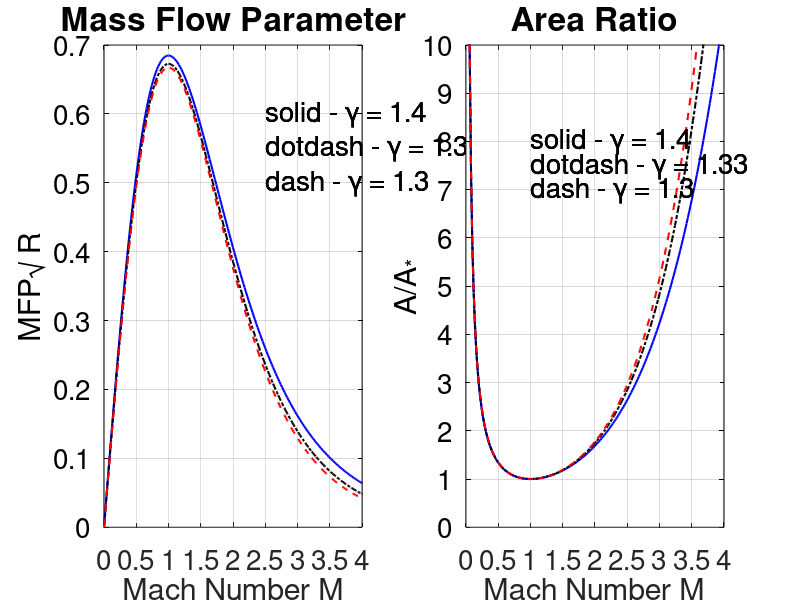
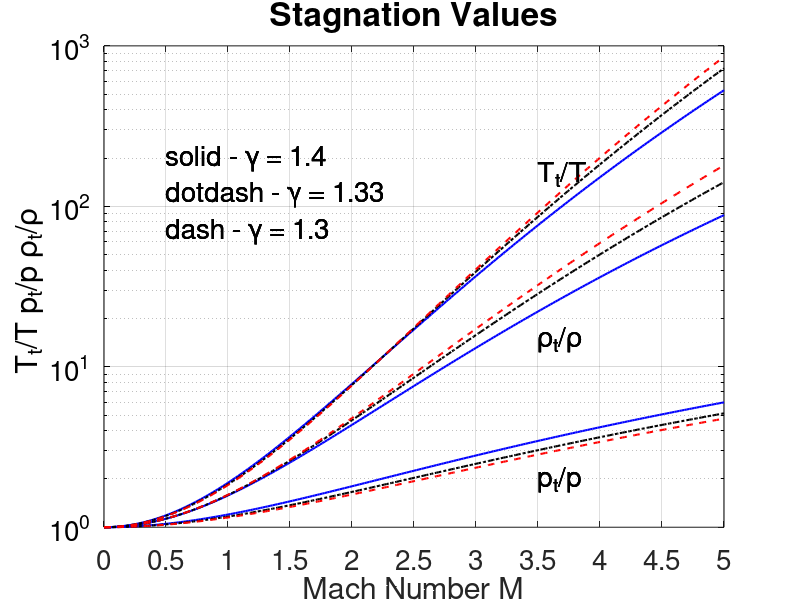
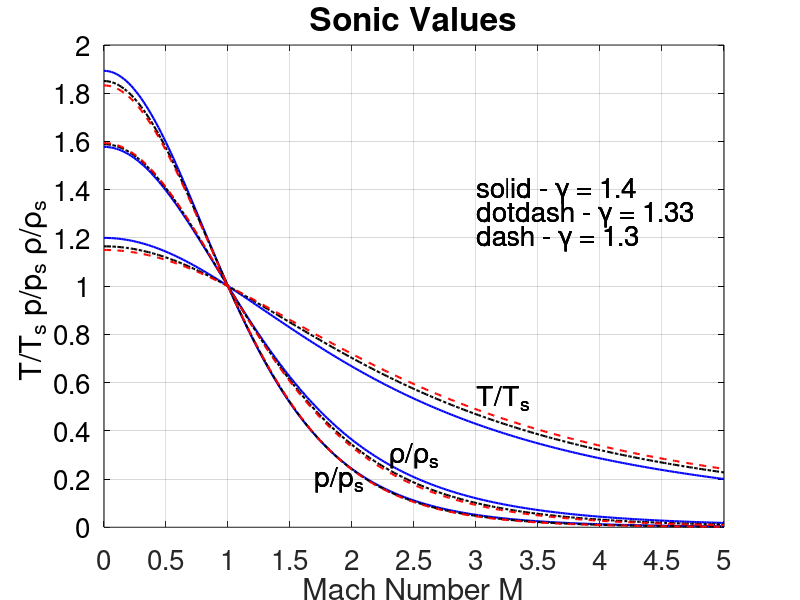

Write MATLAB code to recreate these figures, in order.
% ----------------------------------------------------------------------------------------
% -------- Stagnation and Sonic values and Mass Flow Parameter ------------
% ----------------------------------------------------------------------------------------
lwd = 1.5; mks = 11; fsz=20; fszt=24; fw='b'; fwt='b'; d2r=pi/180; R=287;

R = 287;
Mmax=5;     % Choose maximum value of Mach number
Mint=0.02;  % Choose the interval
M=[0:Mint:Mmax];
nn=length(M);

MFP=zeros(size(M));
AbyAs=zeros(size(M));
TtbyT=zeros(size(M));
ptbyp=zeros(size(M));
rtbyr=zeros(size(M));
TbyTs=zeros(size(M));
pbyps=zeros(size(M));
rbyrs=zeros(size(M));

for m=1:3
    if(m==1)
        gam=1.4; col='-b'; clt='b'; txt='\gamma = 1.4';
        txtxl=2.4; txtyl=0.3; txtxr=3.0; txtyr=4;
    end
    if(m==2)
        gam=1.33; col='-.k'; clt='k'; txt='\gamma = 1.33';
        txtxl=2; txtyl=0.2; txtxr=2.4; txtyr=5;
        txtt=3.0; tytt=1.e3; txts=3.0; tyts=1.0;
    end
    if(m==3)
        gam=1.3; col='--r'; clt='r'; txt='\gamma = 1.3';
        txtxl=2.6; txtyl=0.1; txtxr=2.55; txtyr=6;
        txtt=3.0; tytt=1.e3; txts=3.0; tyts=1.0;
    end
    
    for n=1:nn
        MFP(n)=sqrt(gam)*M(n)*(1+0.5*(gam-1)*M(n)*M(n))^(-0.5*(gam+1)/(gam-1));
        AbyAs(n)=(1/M(n))*(2*(1+0.5*(gam-1)*M(n)*M(n))/(gam+1))^(0.5*(gam+1)/(gam-1));
        TtbyT(n)=1+0.5*(gam-1)*M(n)^2;
        ptbyp(n)=TtbyT(n)^(gam/(gam-1));
        rtbyr(n)=ptbyp(n)/TtbyT(n);
        TbyTs(n)=2*(1+0.5*(gam-1)*M(n)^2)/(gam+1);
        TbyTs(n)=1/TbyTs(n);
        pbyps(n)=TbyTs(n)^(gam/(gam-1));
        rbyrs(n)=pbyps(n)/TbyTs(n);
    end
    % if(m==1)
    % [M(31) M(43) M(51)]
    % [MFP(31) MFP(43) MFP(51)] % print MFP for M = 0.6, 0.85, 1.0
    % end
    
    figure(2)
    subplot(1,2,1)
    plot(M,MFP,col,'linewidth',lwd); hold on;
    % text(txtxl,txtyl,txt,'fontsize',fsz);
    set(gca,'xlim',[0 4],'xtick',[0:0.5:4],'fontsize',fsz);grid on;
    set(gca,'ylim',[0 0.7],'ytick',[0:0.1:0.7],'fontsize',fsz)
    xlabel('Mach Number M');set(gca,'ycolor','black','fontsize',fsz);
    ylabel('MFP\surd R');set(gca,'ycolor','black','fontsize',fsz);
    title('Mass Flow Parameter','fontsize',fszt);
    text(2.5,0.6,'solid - \gamma = 1.4','fontsize',fsz);
    text(2.5,0.55,'dotdash - \gamma = 1.33','fontsize',fsz);
    text(2.5,0.5,'dash - \gamma = 1.3','fontsize',fsz);
    
    subplot(1,2,2)
    plot(M,AbyAs,col,'linewidth',lwd); hold on;
    % text(txtxr,txtyr,txt,'fontsize',fsz);
    set(gca,'xlim',[0 4],'xtick',[0:0.5:4],'fontsize',fsz);grid on;
    set(gca,'ylim',[0 10],'ytick',[0:1:10],'fontsize',fsz)
    xlabel('Mach Number M');set(gca,'ycolor','black','fontsize',fsz);
    ylabel('A/A_*');set(gca,'ycolor','black','fontsize',fsz);
    title('Area Ratio','fontsize',fszt);
    text(1,8.0,'solid - \gamma = 1.4','fontsize',fsz);
    text(1,7.5,'dotdash - \gamma = 1.33','fontsize',fsz);
    text(1,7.0,'dash - \gamma = 1.3','fontsize',fsz);
    
    figure(3)
    semilogy(M,TtbyT,col,'linewidth',lwd); hold on;
    semilogy(M,ptbyp,col,'linewidth',lwd); hold on;
    semilogy(M,rtbyr,col,'linewidth',lwd); hold on;
    set(gca,'xlim',[0 Mmax],'xtick',[0:0.5:Mmax],'fontsize',fsz);grid on;
    %set(gca,'ylim',[0 0.7],'ytick',[0:0.1:0.7],'fontsize',fsz)
    xlabel('Mach Number M');set(gca,'ycolor','black','fontsize',fsz);
    ylabel('T_t/T p_t/p \rho_t/\rho ');set(gca,'ycolor','black','fontsize',fsz);
    title('Stagnation Values','fontsize',fszt);
    text(0.5,200,'solid - \gamma = 1.4','fontsize',fsz);
    text(0.5,120,'dotdash - \gamma = 1.33','fontsize',fsz);
    text(0.5,70,'dash - \gamma = 1.3','fontsize',fsz);
    text(3.5,160,'T_t/T ','fontsize',fsz);
    text(3.5,15,'\rho_t/\rho ','fontsize',fsz);
    text(3.5,2,'p_t/p','fontsize',fsz);
    
    figure(4)
    plot(M,TbyTs,col,'linewidth',lwd); hold on;
    plot(M,pbyps,col,'linewidth',lwd); hold on;
    plot(M,rbyrs,col,'linewidth',lwd); hold on;
    set(gca,'xlim',[0 Mmax],'xtick',[0:0.5:Mmax],'fontsize',fsz);grid on;
    set(gca,'ylim',[0 2],'ytick',[0:0.2:2],'fontsize',fsz)
    xlabel('Mach Number M');set(gca,'ycolor','black','fontsize',fsz);
    ylabel('T/T_s p/p_s \rho/\rho_s ');set(gca,'ycolor','black','fontsize',fsz);
    title('Sonic Values','fontsize',fszt);
    text(3,1.4,'solid - \gamma = 1.4','fontsize',fsz);
    text(3,1.3,'dotdash - \gamma = 1.33','fontsize',fsz);
    text(3,1.2,'dash - \gamma = 1.3','fontsize',fsz);
    text(3,0.54,'T/T_s','fontsize',fsz);
    text(2.3,0.3,'\rho/\rho_s','fontsize',fsz);
    text(1.7,0.2,'p/p_s','fontsize',fsz);
    
% ------ Generate Table of Values ------
    
    Table=1;
    if (Table==1)
        A=[M; AbyAs; MFP; TtbyT; ptbyp; rtbyr; TbyTs; pbyps; rbyrs];
        fprintf('\n\n%38s %4.2f',' gamma =',gam);
        fprintf('\n\n%4s %9s %16s %9s %12s %14s %9s %12s %14s\n\n', ...
            'M','A/A*','MFP*sqrt(R)','Tt/T','pt/p','rhot/rho','T/Ts','p/ps','rho/rhos');
        fprintf('%5.2f %12.5e %12.5e %12.5e %12.5e %12.5e %12.5e %12.5e %12.5e\n',A)
        fprintf('\n%4s %9s %16s %9s %12s %14s %9s %12s %14s\n', ...
            'M','A/A*','MFP*sqrt(R)','Tt/T','pt/p','rhot/rho','T/Ts','p/ps','rho/rhos');
    end
end